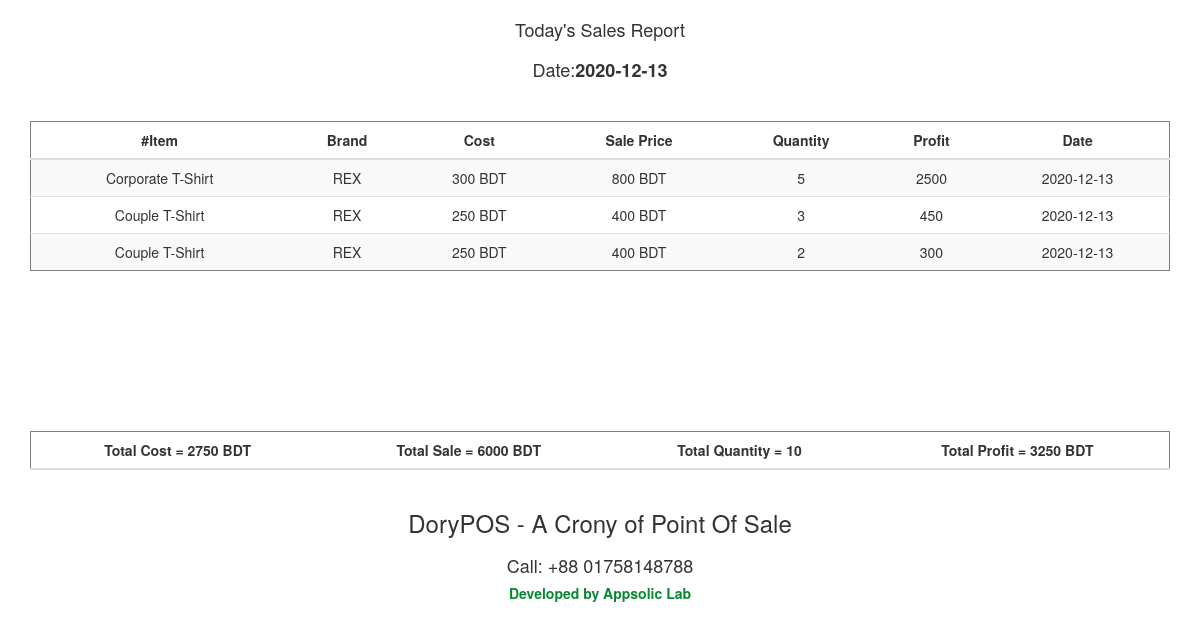
The app's page /dailysale.php (signed in) with its own data.
### tables this page shows
CREATE TABLE `dorypos_product` (
  `row_id` int(11) NOT NULL AUTO_INCREMENT,
  `name` varchar(255) NOT NULL,
  `barcode` varchar(255) NOT NULL,
  `cost` float NOT NULL,
  `price` float NOT NULL,
  `in_quantity` int(11) DEFAULT NULL,
  `quantity` int(11) NOT NULL,
  `category_id` int(11) NOT NULL,
  `brand_id` int(11) NOT NULL,
  `comment` varchar(255) DEFAULT NULL,
  `created_date` varchar(100) NOT NULL,
  PRIMARY KEY (`row_id`)
);

CREATE TABLE `dorypos_brand` (
  `brand_id` int(11) NOT NULL AUTO_INCREMENT,
  `brand_title` varchar(100) NOT NULL,
  `brand_category` int(11) DEFAULT NULL,
  `brand_vendor` int(11) DEFAULT NULL,
  `brand_comment` varchar(255) DEFAULT NULL,
  PRIMARY KEY (`brand_id`)
);

CREATE TABLE `dorypos_order` (
  `order_id` int(11) NOT NULL AUTO_INCREMENT,
  `product_id` int(11) NOT NULL,
  `quantity` int(11) NOT NULL,
  `product_discount` float NOT NULL,
  `customer_id` int(11) DEFAULT NULL,
  `date` date NOT NULL,
  PRIMARY KEY (`order_id`)
);

### dailysale.php (the view, shortened to what this page needs)
<!DOCTYPE HTML>
<html lang="en-US" ng-app>
<?php
      require 'function.php';
      $db = connector_db();
 ?>
<head>
	<link rel="stylesheet" type="text/css" href="assets/css/bootstrap.css" media="all" />
	<link rel="stylesheet" type="text/css" href="assets/css/bootstrap-theme.css" media="all" />
	<link rel="stylesheet" type="text/css" href="assets/css/normalize.css" media="all" />
	<link rel="stylesheet" type="text/css" href="assets/css/font-awesome.css" media="all" />
</head>
<body>
	<div class="container text-center">
		<div class="product-table">
		        <h4>Today's Sales Report</h4>
			 <h4>Date:<b><?php echo $today=onlydate(); ?></b></h4>
					<div id="table-scroll">
      	 		<table class="table table-striped">
				    <thead>
				      <tr>
				        <th>#Item</th>
				        <th>Brand</th>
				        <th>Cost</th>
				        <th>Sale Price</th>
				        <th>Quantity</th>
								<th>Profit</th>
								<th>Date</th>
				      </tr>
				    </thead>
				    <tbody>
							<?php
							$total_cost=0.00;
							$total_sale=0.00;
							$total_quantity=0;
							$total_profit=0.00;
									$sql = "SELECT * FROM dorypos_order WHERE date = '$today' ORDER BY order_id DESC";
							$result = mysqli_query($db, $sql);
							if(mysqli_num_rows($result) > 0){
								while($record = mysqli_fetch_assoc($result)){
									$product = $record['product_id'];
											$sql2 = "SELECT * FROM dorypos_product WHERE row_id=$product";
											$result2 = mysqli_query($db, $sql2);
											if(mysqli_num_rows($result2) > 0){
												while($record2 = mysqli_fetch_assoc($result2)){
											?>
				      <tr>
				        <td><?php echo $record2['name']; ?></td>
				        <td><?php echo brand_name($db,$record2['brand_id']); ?></td>
								<td>
									<?php echo $record2['cost']." BDT";
												$total_cost=$total_cost+ ($record2['cost']*$record['quantity']);
									?>
								</td>
				        <td>
									<?php echo $record2['price']." BDT";
												$total_sale = $total_sale + ($record2['price']*$record['quantity']);
									?>
								</td>
						<td>
						<?php
							echo $record['quantity'];
							$total_quantity=$total_quantity+$record['quantity'];
						 ?>
						</td>
								<td>
									<?php $profit = ($record2['price']*$record['quantity'])-($record2['cost']*$record['quantity']);
												 echo $profit;
												 $total_profit = $total_profit + $profit;
								 ?></td>
								 <td><?php echo $record['date']; ?></td>
							</tr>
							<?php
														}
													}
									}
									}
							 ?>
				    </tbody>
				 </table>
				</div>
				<table class="table">
				    <thead>
				      <tr>
				        <th>Total Cost = <?php echo $total_cost." BDT"; ?></th>
				        <th>Total Sale = <?php echo $total_sale." BDT"; ?></th>
						<th>Total Quantity = <?php echo $total_quantity.""; ?></th>
								<th>Total Profit = <?php echo $total_profit." BDT"; ?> </th>
				      </tr>
				    </thead>
					</table>
      </div>
</div>
<div class="main text-center">
		<div class="container">
		<?php echo $iap; ?>
		</div>
</div>
</body>
</html>

### function.php (shortened to what this page needs)
<?php
function onlydate()
{
  return $date= date('Y-m-d') ;
}
function brand_name($db,$id)
{
  $query = "SELECT brand_title FROM dorypos_brand WHERE brand_id={$id}";
  $result = mysqli_query($db, $query);
  $record = mysqli_fetch_assoc($result);
  return $record['brand_title'];
}
  ?> <script>alert("<?php echo $record['paid']; ?>");</script> <?php
$iap= "<h3 style='color: #333'>DoryPOS - A Crony of Point Of Sale</h3><h4 style='color: #333'>Call: +88 01758148788</h4><h5 style='color: #078830; font-weight: 700;' title='Sazal Ahamed'>Developed by Appsolic Lab</h5>";
?>

### dailysale.php (style rules this page uses)
h3,h4 { color: #333; margin-top: 20px; }
th { text-align: center; }
.table { border: 1px solid grey; }
#table-scroll { height: 310px; overflow: auto; margin-top: 40px; }

### records on screen
dorypos_order: quantity "5", date "2020-12-13"
dorypos_product: name "Corporate T-Shirt", brand.brand_title "REX", cost "300", price "800", profit "2500"
dorypos_order: quantity "3", date "2020-12-13"
dorypos_product: name "Couple T-Shirt", brand.brand_title "REX", cost "250", price "400", profit "450", profit "300"
dorypos_order: quantity "2", date "2020-12-13"

### other values on screen
$today=onlydate() "2020-12-13"
$total_cost "2750"
$total_sale "6000"
$total_quantity "10"
$total_profit "3250"
